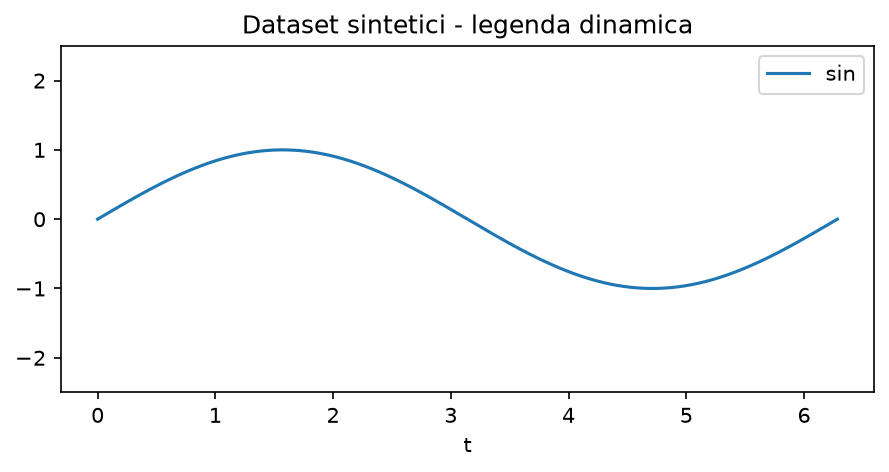

The Python source for this figure:
# --------------------------------------------------
# IMPORTAZIONE DELLE LIBRERIE
# --------------------------------------------------
import tkinter as tk
from tkinter import ttk, filedialog, messagebox
import numpy as np
import matplotlib

# Impostiamo il backend per utilizzare Matplotlib dentro Tkinter
matplotlib.use("TkAgg")

from matplotlib.figure import Figure
from matplotlib.backends.backend_tkagg import FigureCanvasTkAgg


# --------------------------------------------------
# PREPARAZIONE DEI DATI
# --------------------------------------------------

# Generiamo 1000 punti tra 0 e 2π
t = np.linspace(0, 2*np.pi, 1000)


# --------------------------------------------------
# FUNZIONI PER GENERARE LE CURVE
# --------------------------------------------------

# Generiamo una curva sinusoidale
def make_sin(A, f):
    return A * np.sin(f * t)


# Generiamo una curva cosinusoidale
def make_cos(A, f):
    return A * np.cos(f * t)


# Generiamo una curva con rumore casuale
def make_noise(A, f):
    rng = np.random.default_rng(123)

    return A * (
        rng.normal(scale=0.5, size=t.shape)
        + 0.2*np.sin(f*t)
    )


# --------------------------------------------------
# CREAZIONE DELLA CLASSE PRINCIPALE
# --------------------------------------------------

class PlotApp:

    def __init__(self, root):

        # Conserviamo il riferimento alla finestra principale
        self.root = root

        # Impostiamo il titolo della finestra
        root.title("Plotter Tkinter")


        # --------------------------------------------------
        # CONTENITORE DEI CONTROLLI
        # --------------------------------------------------

        # Creiamo un contenitore nella parte superiore
        ctrl = ttk.Frame(root)

        # Posizioniamo il contenitore
        ctrl.pack(side=tk.TOP, fill=tk.X, padx=5, pady=5)


        # --------------------------------------------------
        # SLIDER AMPIEZZA
        # --------------------------------------------------

        # Etichetta dello slider
        ttk.Label(ctrl, text="Ampiezza").grid(
            row=0, column=0, sticky="w"
        )

        # Variabile che conserva l'ampiezza
        self.amp_var = tk.DoubleVar(value=1.0)

        # Creiamo lo slider
        amp_scale = ttk.Scale(
            ctrl,
            from_=0.0,
            to=2.0,
            orient="horizontal",
            variable=self.amp_var,
            command=lambda _: self.update_plot()
        )

        # Posizioniamo lo slider
        amp_scale.grid(
            row=0, column=1, sticky="ew", padx=5
        )


        # --------------------------------------------------
        # SLIDER FREQUENZA
        # --------------------------------------------------

        # Etichetta dello slider
        ttk.Label(ctrl, text="Frequenza").grid(
            row=1, column=0, sticky="w"
        )

        # Variabile che conserva la frequenza
        self.freq_var = tk.DoubleVar(value=1.0)

        # Creiamo lo slider
        freq_scale = ttk.Scale(
            ctrl,
            from_=0.1,
            to=5.0,
            orient="horizontal",
            variable=self.freq_var,
            command=lambda _: self.update_plot()
        )

        # Posizioniamo lo slider
        freq_scale.grid(
            row=1, column=1, sticky="ew", padx=5
        )


        # --------------------------------------------------
        # CHECKBOX PER LE CURVE
        # --------------------------------------------------

        # Creiamo un contenitore per le checkbox
        boxframe = ttk.Frame(ctrl)

        # Posizioniamo il contenitore accanto agli slider
        boxframe.grid(
            row=0, column=2, rowspan=2, padx=10
        )

        # Variabili che conservano lo stato delle checkbox
        self.show_sin = tk.IntVar(value=1)
        self.show_cos = tk.IntVar(value=0)
        self.show_noise = tk.IntVar(value=0)

        # Checkbox per il seno
        ttk.Checkbutton(
            boxframe,
            text="Sin",
            variable=self.show_sin,
            command=self.update_plot
        ).pack(anchor="w")

        # Checkbox per il coseno
        ttk.Checkbutton(
            boxframe,
            text="Cos",
            variable=self.show_cos,
            command=self.update_plot
        ).pack(anchor="w")

        # Checkbox per il rumore
        ttk.Checkbutton(
            boxframe,
            text="Noise",
            variable=self.show_noise,
            command=self.update_plot
        ).pack(anchor="w")


        # --------------------------------------------------
        # PULSANTI
        # --------------------------------------------------

        # Creiamo un contenitore per i pulsanti
        btnframe = ttk.Frame(ctrl)

        # Posizioniamo il contenitore
        btnframe.grid(
            row=0, column=3, rowspan=2, padx=5
        )

        # Pulsante Reset
        ttk.Button(
            btnframe,
            text="Reset",
            command=self.reset
        ).pack(fill="x", pady=2)

        # Pulsante Salva PNG
        ttk.Button(
            btnframe,
            text="Salva PNG",
            command=self.save_png
        ).pack(fill="x", pady=2)

        # Pulsante Esci
        ttk.Button(
            btnframe,
            text="Esci",
            command=root.quit
        ).pack(fill="x", pady=2)


        # --------------------------------------------------
        # CREAZIONE DEL GRAFICO
        # --------------------------------------------------

        # Creiamo una figura Matplotlib
        self.fig = Figure(figsize=(7, 3))

        # Creiamo gli assi del grafico
        self.ax = self.fig.add_subplot(111)

        # Inseriamo Matplotlib dentro la finestra Tkinter
        self.canvas = FigureCanvasTkAgg(
            self.fig,
            master=root
        )

        # Posizioniamo il grafico nella finestra
        self.canvas.get_tk_widget().pack(
            fill=tk.BOTH,
            expand=1
        )

        # Creiamo un dizionario per conservare le linee
        self.lines = {}

        # Disegniamo il grafico iniziale
        self.update_plot()


    # --------------------------------------------------
    # FUNZIONE DI AGGIORNAMENTO DEL GRAFICO
    # --------------------------------------------------

    def update_plot(self):

        # Recuperiamo i valori attuali degli slider
        A = self.amp_var.get()
        f = self.freq_var.get()

        # Puliamo il grafico precedente
        self.ax.clear()

        # Creiamo una lista per gli elementi della legenda
        legend_items = []


        # Se la checkbox Sin è selezionata
        if self.show_sin.get():

            # Generiamo i valori del seno
            y = make_sin(A, f)

            # Disegniamo la curva
            l1, = self.ax.plot(t, y, label="sin")

            # Conserviamo la linea nel dizionario
            self.lines["sin"] = l1

            # Aggiungiamo la linea alla legenda
            legend_items.append(l1)


        # Se la checkbox Cos è selezionata
        if self.show_cos.get():

            # Generiamo i valori del coseno
            y = make_cos(A, f)

            # Disegniamo la curva
            l2, = self.ax.plot(t, y, label="cos")

            # Conserviamo la linea
            self.lines["cos"] = l2

            # Aggiungiamo la linea alla legenda
            legend_items.append(l2)


        # Se la checkbox Noise è selezionata
        if self.show_noise.get():

            # Generiamo i valori del rumore
            y = make_noise(A, f)

            # Disegniamo la curva
            l3, = self.ax.plot(t, y, label="noise")

            # Conserviamo la linea
            self.lines["noise"] = l3

            # Aggiungiamo la linea alla legenda
            legend_items.append(l3)


        # Se abbiamo almeno una curva, mostriamo la legenda
        if legend_items:
            self.ax.legend()

        # Impostiamo i limiti verticali
        self.ax.set_ylim(-2.5, 2.5)

        # Inseriamo l'etichetta dell'asse X
        self.ax.set_xlabel("t")

        # Inseriamo il titolo
        self.ax.set_title("Dataset sintetici - legenda dinamica")

        # Aggiorniamo il grafico
        self.canvas.draw_idle()


    # --------------------------------------------------
    # FUNZIONE RESET
    # --------------------------------------------------

    def reset(self):

        # Ripristiniamo l'ampiezza iniziale
        self.amp_var.set(1.0)

        # Ripristiniamo la frequenza iniziale
        self.freq_var.set(1.0)

        # Attiviamo soltanto la curva del seno
        self.show_sin.set(1)
        self.show_cos.set(0)
        self.show_noise.set(0)

        # Aggiorniamo il grafico
        self.update_plot()


    # --------------------------------------------------
    # FUNZIONE SALVA PNG
    # --------------------------------------------------

    def save_png(self):

        # Apriamo una finestra per scegliere dove salvare il file
        fpath = filedialog.asksaveasfilename(
            defaultextension=".png",
            filetypes=[("PNG file", "*.png")],
            title="Salva grafico come..."
        )

        # Se è stato scelto un percorso
        if fpath:

            # Salviamo la figura
            self.fig.savefig(
                fpath,
                dpi=150,
                bbox_inches="tight"
            )

            # Mostriamo un messaggio di conferma
            messagebox.showinfo(
                "Salvataggio",
                f"Grafico salvato in:\n{fpath}"
            )


# --------------------------------------------------
# AVVIO DELL'APPLICAZIONE
# --------------------------------------------------

if __name__ == "__main__":

    # Creiamo la finestra principale
    root = tk.Tk()

    # Creiamo la nostra applicazione
    app = PlotApp(root)

    # Avviamo il ciclo principale della finestra
    root.mainloop()
